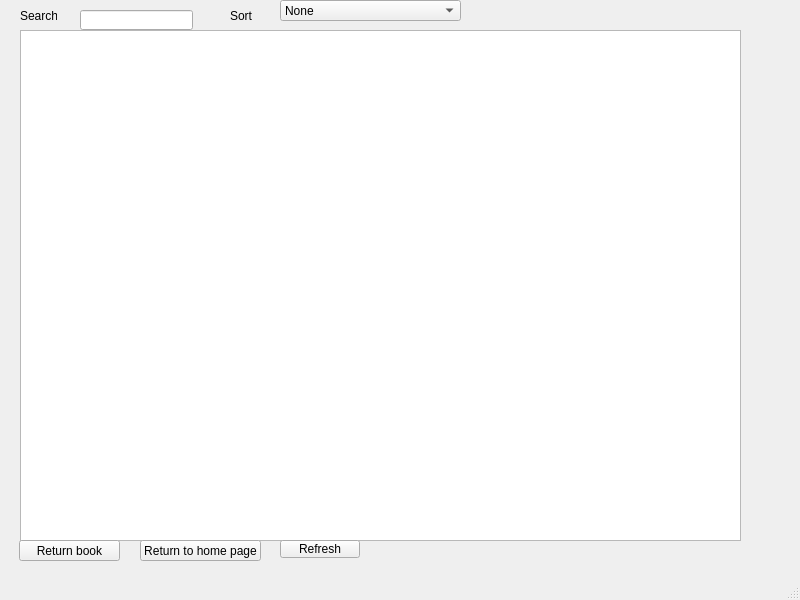
<?xml version="1.0" encoding="UTF-8"?>
<ui version="4.0">
 <class>Returnbook</class>
 <widget class="QMainWindow" name="Returnbook">
  <property name="geometry">
   <rect>
    <x>0</x>
    <y>0</y>
    <width>800</width>
    <height>600</height>
   </rect>
  </property>
  <property name="windowTitle">
   <string>MainWindow</string>
  </property>
  <widget class="QWidget" name="centralwidget">
   <widget class="QTableView" name="tableView">
    <property name="geometry">
     <rect>
      <x>20</x>
      <y>30</y>
      <width>721</width>
      <height>511</height>
     </rect>
    </property>
    <property name="selectionBehavior">
     <enum>QAbstractItemView::SelectRows</enum>
    </property>
   </widget>
   <widget class="QPushButton" name="pushButton_returnbook">
    <property name="geometry">
     <rect>
      <x>19</x>
      <y>540</y>
      <width>101</width>
      <height>21</height>
     </rect>
    </property>
    <property name="text">
     <string>Return book</string>
    </property>
   </widget>
   <widget class="QPushButton" name="pushButton_returnToHome">
    <property name="geometry">
     <rect>
      <x>140</x>
      <y>540</y>
      <width>121</width>
      <height>21</height>
     </rect>
    </property>
    <property name="text">
     <string>Return to home page</string>
    </property>
   </widget>
   <widget class="QLabel" name="label">
    <property name="geometry">
     <rect>
      <x>20</x>
      <y>10</y>
      <width>37</width>
      <height>12</height>
     </rect>
    </property>
    <property name="text">
     <string>Search</string>
    </property>
   </widget>
   <widget class="QLabel" name="label_2">
    <property name="geometry">
     <rect>
      <x>230</x>
      <y>10</y>
      <width>37</width>
      <height>12</height>
     </rect>
    </property>
    <property name="text">
     <string>Sort</string>
    </property>
   </widget>
   <widget class="QLineEdit" name="lineEdit">
    <property name="geometry">
     <rect>
      <x>80</x>
      <y>10</y>
      <width>113</width>
      <height>20</height>
     </rect>
    </property>
   </widget>
   <widget class="QComboBox" name="comboBox_sort">
    <property name="geometry">
     <rect>
      <x>280</x>
      <y>0</y>
      <width>181</width>
      <height>21</height>
     </rect>
    </property>
    <item>
     <property name="text">
      <string>None</string>
     </property>
    </item>
    <item>
     <property name="text">
      <string>Days left from return date</string>
     </property>
    </item>
   </widget>
   <widget class="QPushButton" name="pushButton_refresh">
    <property name="geometry">
     <rect>
      <x>280</x>
      <y>540</y>
      <width>80</width>
      <height>18</height>
     </rect>
    </property>
    <property name="text">
     <string>Refresh</string>
    </property>
   </widget>
  </widget>
  <widget class="QMenuBar" name="menubar">
   <property name="geometry">
    <rect>
     <x>0</x>
     <y>0</y>
     <width>800</width>
     <height>17</height>
    </rect>
   </property>
  </widget>
  <widget class="QStatusBar" name="statusbar"/>
 </widget>
 <resources/>
 <connections/>
</ui>
